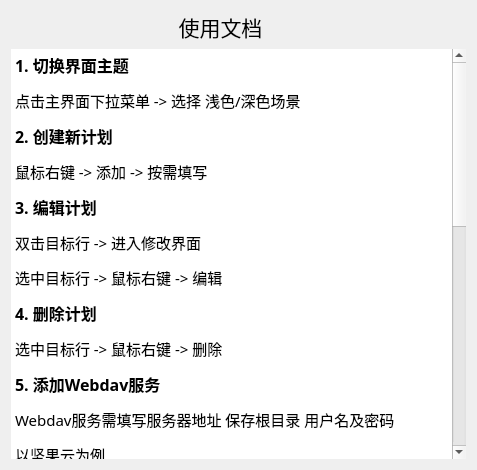
<?xml version="1.0" encoding="UTF-8"?>
<ui version="4.0">
 <class>Dialog</class>
 <widget class="QDialog" name="Dialog">
  <property name="geometry">
   <rect>
    <x>0</x>
    <y>0</y>
    <width>477</width>
    <height>470</height>
   </rect>
  </property>
  <property name="windowTitle">
   <string>Dialog</string>
  </property>
  <layout class="QVBoxLayout" name="verticalLayout">
   <item>
    <layout class="QHBoxLayout" name="horizontalLayout">
     <item>
      <widget class="QLabel" name="label_Title">
       <property name="font">
        <font>
         <family>微软雅黑</family>
         <pointsize>16</pointsize>
        </font>
       </property>
       <property name="text">
        <string>使用文档</string>
       </property>
       <property name="alignment">
        <set>Qt::AlignCenter</set>
       </property>
      </widget>
     </item>
     <item>
      <widget class="QPushButton" name="button_Close">
       <property name="maximumSize">
        <size>
         <width>30</width>
         <height>30</height>
        </size>
       </property>
       <property name="text">
        <string/>
       </property>
       <property name="icon">
        <iconset resource="../../qrc/program.qrc">
         <normaloff>:/img/ico/dark_close.ico</normaloff>:/img/ico/dark_close.ico</iconset>
       </property>
       <property name="flat">
        <bool>true</bool>
       </property>
      </widget>
     </item>
    </layout>
   </item>
   <item>
    <widget class="QTextEdit" name="textEdit">
     <property name="font">
      <font>
       <family>微软雅黑</family>
      </font>
     </property>
     <property name="frameShape">
      <enum>QFrame::NoFrame</enum>
     </property>
     <property name="readOnly">
      <bool>true</bool>
     </property>
     <property name="html">
      <string>&lt;!DOCTYPE HTML PUBLIC &quot;-//W3C//DTD HTML 4.0//EN&quot; &quot;http://www.w3.org/TR/REC-html40/strict.dtd&quot;&gt;
&lt;html&gt;&lt;head&gt;&lt;meta name=&quot;qrichtext&quot; content=&quot;1&quot; /&gt;&lt;style type=&quot;text/css&quot;&gt;
p, li { white-space: pre-wrap; }
&lt;/style&gt;&lt;/head&gt;&lt;body style=&quot; font-family:'微软雅黑'; font-size:9pt; font-weight:400; font-style:normal;&quot;&gt;
&lt;p style=&quot; margin-top:12px; margin-bottom:12px; margin-left:0px; margin-right:0px; -qt-block-indent:0; text-indent:0px;&quot;&gt;&lt;span style=&quot; font-family:'SimSun'; font-size:12pt; font-weight:600;&quot;&gt;1. 切换界面主题&lt;/span&gt;&lt;/p&gt;
&lt;p style=&quot; margin-top:12px; margin-bottom:12px; margin-left:0px; margin-right:0px; -qt-block-indent:0; text-indent:0px;&quot;&gt;&lt;span style=&quot; font-family:'SimSun'; font-size:11pt;&quot;&gt;点击主界面下拉菜单 -&amp;gt; 选择 浅色/深色场景&lt;/span&gt;&lt;/p&gt;
&lt;p style=&quot; margin-top:12px; margin-bottom:12px; margin-left:0px; margin-right:0px; -qt-block-indent:0; text-indent:0px;&quot;&gt;&lt;span style=&quot; font-family:'SimSun'; font-size:12pt; font-weight:600;&quot;&gt;2. 创建新计划&lt;/span&gt;&lt;/p&gt;
&lt;p style=&quot; margin-top:12px; margin-bottom:12px; margin-left:0px; margin-right:0px; -qt-block-indent:0; text-indent:0px;&quot;&gt;&lt;span style=&quot; font-family:'SimSun'; font-size:11pt;&quot;&gt;鼠标右键 -&amp;gt; 添加 -&amp;gt; 按需填写&lt;/span&gt;&lt;/p&gt;
&lt;p style=&quot; margin-top:12px; margin-bottom:12px; margin-left:0px; margin-right:0px; -qt-block-indent:0; text-indent:0px;&quot;&gt;&lt;span style=&quot; font-family:'SimSun'; font-size:12pt; font-weight:600;&quot;&gt;3. 编辑计划&lt;/span&gt;&lt;/p&gt;
&lt;p style=&quot; margin-top:12px; margin-bottom:12px; margin-left:0px; margin-right:0px; -qt-block-indent:0; text-indent:0px;&quot;&gt;&lt;span style=&quot; font-family:'SimSun'; font-size:11pt;&quot;&gt;双击目标行 -&amp;gt; 进入修改界面&lt;/span&gt;&lt;/p&gt;
&lt;p style=&quot; margin-top:12px; margin-bottom:12px; margin-left:0px; margin-right:0px; -qt-block-indent:0; text-indent:0px;&quot;&gt;&lt;span style=&quot; font-family:'SimSun'; font-size:11pt;&quot;&gt;选中目标行 -&amp;gt; 鼠标右键 -&amp;gt; 编辑&lt;/span&gt;&lt;/p&gt;
&lt;p style=&quot; margin-top:12px; margin-bottom:12px; margin-left:0px; margin-right:0px; -qt-block-indent:0; text-indent:0px;&quot;&gt;&lt;span style=&quot; font-family:'SimSun'; font-size:12pt; font-weight:600;&quot;&gt;4. 删除计划&lt;/span&gt;&lt;/p&gt;
&lt;p style=&quot; margin-top:12px; margin-bottom:12px; margin-left:0px; margin-right:0px; -qt-block-indent:0; text-indent:0px;&quot;&gt;&lt;span style=&quot; font-family:'SimSun'; font-size:11pt;&quot;&gt;选中目标行 -&amp;gt; 鼠标右键 -&amp;gt; 删除&lt;/span&gt;&lt;/p&gt;
&lt;p style=&quot; margin-top:12px; margin-bottom:12px; margin-left:0px; margin-right:0px; -qt-block-indent:0; text-indent:0px;&quot;&gt;&lt;span style=&quot; font-family:'SimSun'; font-size:12pt; font-weight:600;&quot;&gt;5. 添加Webdav服务&lt;/span&gt;&lt;/p&gt;
&lt;p style=&quot; margin-top:12px; margin-bottom:12px; margin-left:0px; margin-right:0px; -qt-block-indent:0; text-indent:0px;&quot;&gt;&lt;span style=&quot; font-family:'SimSun'; font-size:11pt;&quot;&gt;Webdav服务需填写服务器地址 保存根目录 用户名及密码&lt;/span&gt;&lt;/p&gt;
&lt;p style=&quot; margin-top:12px; margin-bottom:12px; margin-left:0px; margin-right:0px; -qt-block-indent:0; text-indent:0px;&quot;&gt;&lt;span style=&quot; font-family:'SimSun'; font-size:11pt;&quot;&gt;以坚果云为例&lt;/span&gt;&lt;/p&gt;
&lt;p style=&quot; margin-top:12px; margin-bottom:12px; margin-left:0px; margin-right:0px; -qt-block-indent:0; text-indent:0px;&quot;&gt;&lt;span style=&quot; font-family:'SimSun'; font-size:11pt;&quot;&gt;账户信息 -&amp;gt; 安全选项 -&amp;gt; 添加应用 -&amp;gt; 得到密码&lt;/span&gt;&lt;/p&gt;
&lt;p style=&quot; margin-top:12px; margin-bottom:12px; margin-left:0px; margin-right:0px; -qt-block-indent:0; text-indent:0px;&quot;&gt;&lt;span style=&quot; font-family:'SimSun'; font-size:11pt;&quot;&gt;鼠标右键 -&amp;gt; 远程 -&amp;gt; 勾选 启用webdav配置&lt;/span&gt;&lt;/p&gt;
&lt;p style=&quot; margin-top:12px; margin-bottom:12px; margin-left:0px; margin-right:0px; -qt-block-indent:0; text-indent:0px;&quot;&gt;&lt;span style=&quot; font-family:'SimSun'; font-size:11pt;&quot;&gt;完整示例:&lt;/span&gt;&lt;/p&gt;
&lt;p style=&quot; margin-top:12px; margin-bottom:12px; margin-left:0px; margin-right:0px; -qt-block-indent:0; text-indent:0px;&quot;&gt;&lt;span style=&quot; font-family:'SimSun'; font-size:11pt;&quot;&gt;host config: https://dav.jianguoyun.com/dav/;/Target&lt;/span&gt;&lt;/p&gt;
&lt;p style=&quot; margin-top:12px; margin-bottom:12px; margin-left:0px; margin-right:0px; -qt-block-indent:0; text-indent:0px;&quot;&gt;&lt;span style=&quot; font-family:'SimSun'; font-size:11pt;&quot;&gt;username: 123456789@abc.com&lt;/span&gt;&lt;/p&gt;
&lt;p style=&quot; margin-top:12px; margin-bottom:12px; margin-left:0px; margin-right:0px; -qt-block-indent:0; text-indent:0px;&quot;&gt;&lt;span style=&quot; font-family:'SimSun'; font-size:11pt;&quot;&gt;password: 123456&lt;/span&gt;&lt;/p&gt;
&lt;p style=&quot; margin-top:12px; margin-bottom:12px; margin-left:0px; margin-right:0px; -qt-block-indent:0; text-indent:0px;&quot;&gt;&lt;span style=&quot; font-family:'SimSun'; font-size:11pt;&quot;&gt;添加成功后 程序将会在指定根目录 /Target 下&lt;/span&gt;&lt;/p&gt;
&lt;p style=&quot; margin-top:12px; margin-bottom:12px; margin-left:0px; margin-right:0px; -qt-block-indent:0; text-indent:0px;&quot;&gt;&lt;span style=&quot; font-family:'SimSun'; font-size:11pt;&quot;&gt;创建 Backup-Schedule 目录 并根据计划名称创建子目录&lt;/span&gt;&lt;/p&gt;
&lt;p style=&quot; margin-top:12px; margin-bottom:12px; margin-left:0px; margin-right:0px; -qt-block-indent:0; text-indent:0px;&quot;&gt;&lt;span style=&quot; font-family:'SimSun'; font-size:11pt;&quot;&gt;子目录结构将与其本地 备份保存目录结构一致&lt;/span&gt;&lt;/p&gt;
&lt;p style=&quot; margin-top:12px; margin-bottom:12px; margin-left:0px; margin-right:0px; -qt-block-indent:0; text-indent:0px;&quot;&gt;&lt;span style=&quot; font-family:'SimSun'; font-size:12pt; font-weight:600;&quot;&gt;6.添加Samba服务&lt;/span&gt;&lt;/p&gt;
&lt;p style=&quot; margin-top:12px; margin-bottom:12px; margin-left:0px; margin-right:0px; -qt-block-indent:0; text-indent:0px;&quot;&gt;&lt;span style=&quot; font-family:'SimSun'; font-size:11pt;&quot;&gt;Samba服务需填写 ip地址 端口 远程共享文件夹名称 保存根目录&lt;/span&gt;&lt;/p&gt;
&lt;p style=&quot; margin-top:12px; margin-bottom:12px; margin-left:0px; margin-right:0px; -qt-block-indent:0; text-indent:0px;&quot;&gt;&lt;span style=&quot; font-family:'SimSun'; font-size:11pt;&quot;&gt;完整示例:&lt;/span&gt;&lt;/p&gt;
&lt;p style=&quot; margin-top:12px; margin-bottom:12px; margin-left:0px; margin-right:0px; -qt-block-indent:0; text-indent:0px;&quot;&gt;&lt;span style=&quot; font-family:'SimSun'; font-size:11pt;&quot;&gt;host config: 192.168.1.6;445;remote_folder;/Target&lt;/span&gt;&lt;/p&gt;
&lt;p style=&quot; margin-top:12px; margin-bottom:12px; margin-left:0px; margin-right:0px; -qt-block-indent:0; text-indent:0px;&quot;&gt;&lt;span style=&quot; font-family:'SimSun'; font-size:11pt;&quot;&gt;username: abcde&lt;/span&gt;&lt;/p&gt;
&lt;p style=&quot; margin-top:12px; margin-bottom:12px; margin-left:0px; margin-right:0px; -qt-block-indent:0; text-indent:0px;&quot;&gt;&lt;span style=&quot; font-family:'SimSun'; font-size:11pt;&quot;&gt;password: 123456&lt;/span&gt;&lt;br /&gt;&lt;/p&gt;&lt;/body&gt;&lt;/html&gt;</string>
     </property>
    </widget>
   </item>
  </layout>
 </widget>
 <resources>
  <include location="../../qrc/program.qrc"/>
 </resources>
 <connections/>
</ui>
